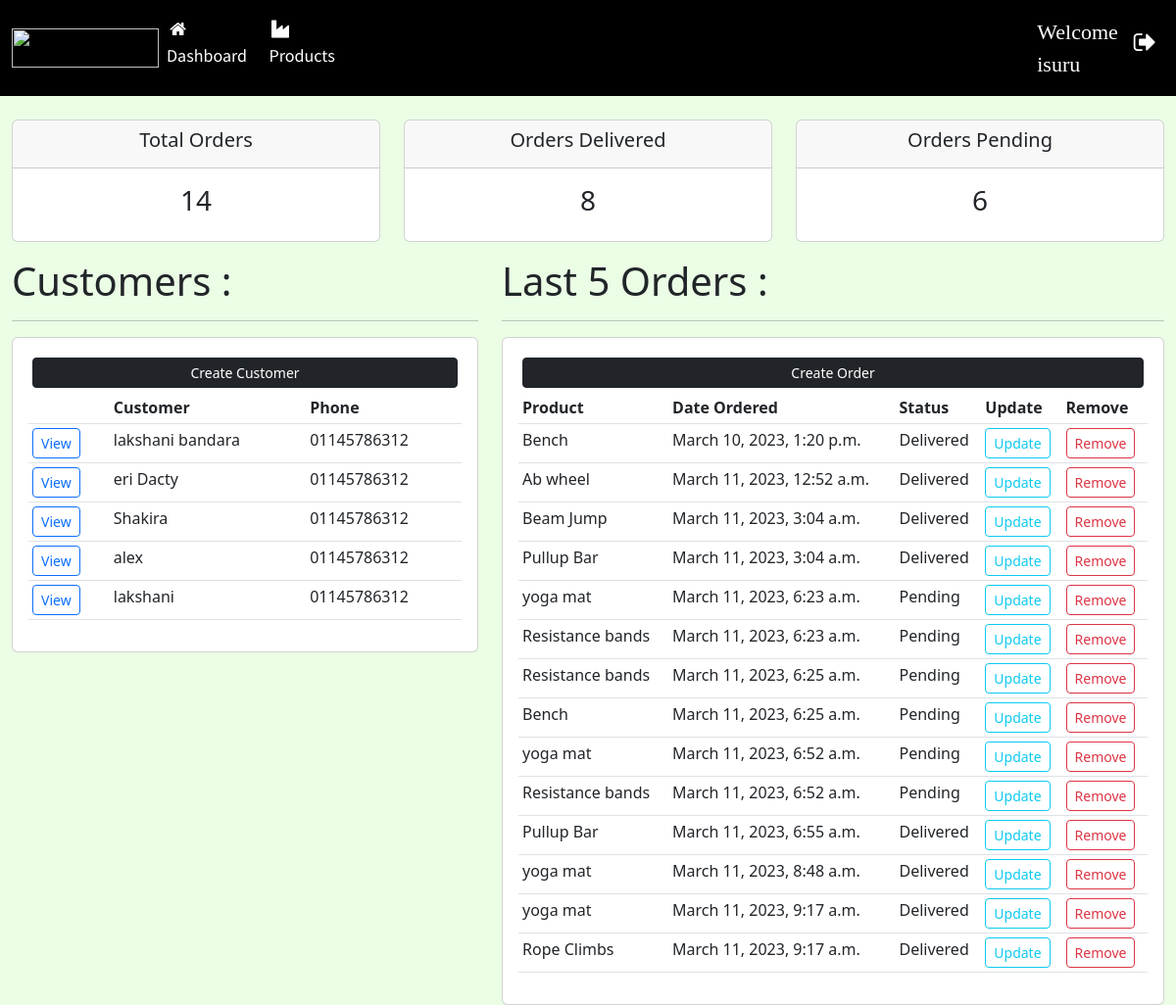
Page / (signed in) on the earlier database version.
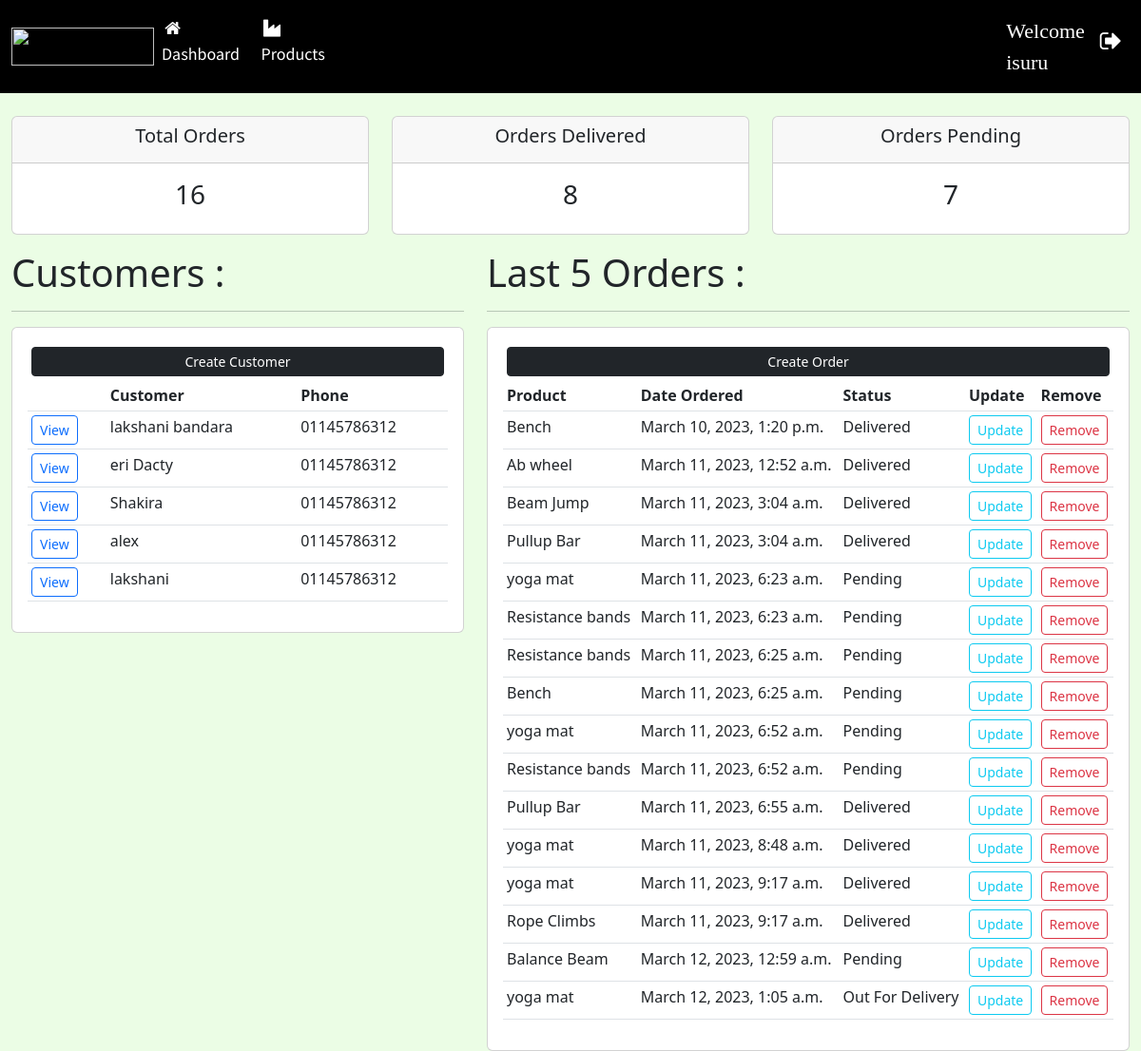
Same page on the later database version.
### accounts/models.py (models this page shows, shortened)
class Customer(models.Model):
    name = models.CharField(max_length=200, null=True)
    phone = models.CharField(max_length=200, null=True)
    email = models.CharField(max_length=200, null=True)
    date_created = models.DateTimeField(auto_now_add=True, null=True)

class Order(models.Model):
    STATUS = (
        ("Pending", "Pending"),
        ("Out For Delivery", "Out For Delivery"),
        ("Delivered", "Delivered"),
    )
    customer = models.ForeignKey(Customer, on_delete=models.SET_NULL, null=True)
    product = models.ForeignKey(Product, on_delete=models.SET_NULL, null=True)
    date_created = models.DateTimeField(auto_now_add=True, null=True)
    status = models.CharField(max_length=200, null=True, choices=STATUS)

class Product(models.Model):
    CATEGORY = (
        ("Indoor", "Indoor"),
        ("Out Door", "Out Door"),
    )
    name = models.CharField(max_length=200, null=True)
    price = models.FloatField(null=True)
    category = models.CharField(max_length=200, null=True, choices=CATEGORY)
    description = models.CharField(max_length=200, null=True)
    date_created = models.DateTimeField(auto_now_add=True, null=True)
    tags = models.ManyToManyField(Tag)
    def __str__(self):
        return self.name

### accounts/views.py (the view)
# urls.py: 2. Add a URL to urlpatterns:  path('', views.home, name='home')
@login_required(login_url="login")
def home(request):
    orders = Order.objects.all()
    customers = Customer.objects.all()
    total_orders = orders.count()
    delivered = orders.filter(status="Delivered").count()
    pending = orders.filter(status="Pending").count()
    out_for_delevery = orders.filter(status="Out For Delivery").count()
    context = {"customers": customers, "orders": orders, "total_orders": total_orders, "delivered": delivered,
               "out_for_delevery": out_for_delevery, "pending": pending}
    return render(request, "Dashboard.html", context)

### templates/Dashboard.html (shortened to what this page needs)
{% extends "Main.html" %}
{% load static %}
{% block content %}
	{% include "status.html" %}
	<div class="container-fluid">
		<div class="row">
			<div class="col-md-5">
				<h5 class="display-6">Customers :</h5>
				<hr/>
				<div class="card card-body">
					<a class="btn btn-dark btn-sm btn-block m-1" href="{% url "create-customer" %}">Create Customer</a>
					<table class="table table-sm">
						<tr>
							<th></th>
							<th>Customer</th>
							<th>Phone</th>
						</tr>
						{% for customer in customers %}
							<tr>
								<td><a class="btn btn-outline-primary btn-sm" href="{% url "customer" customer.id %}">View</a>
								</td>
								<td>{{ customer.name }}</td>
								<td>{{ customer.phone }}</td>
							</tr>
						{% endfor %}
					</table>
				</div>
			</div>
			<div class="col-md-7">
				<h5 class="display-6">Last 5 Orders :</h5>
				<hr/>
				<div class="card card-body">
					<a class="btn btn-dark btn-sm btn-block m-1" href="">Create Order</a>
					<table class="table table-sm">
						<tr>
							<th>Product</th>
							<th>Date Ordered</th>
							<th>Status</th>
							<th>Update</th>
							<th>Remove</th>
						</tr>
						{% for order in orders %}
							<tr>
								<td>{{ order.product }}</td>
								<td>{{ order.date_created }}</td>
								<td>{{ order.status }}</td>
								<td><a class="btn btn-outline-info btn-sm" href="{% url "update-order" order.id %}">Update</a>
								</td>
								<td><a class="btn btn-outline-danger btn-sm" href="{% url "delete-order" order.id %}">Remove</a></td>
							</tr>
						{% endfor %}
					</table>
				</div>
			</div>
		</div>
	</div>
{% endblock %}

Differences in the rows shown:
added Order: product "Balance Beam", date_created "March 12, 2023, 12:59 a.m.", status "Pending"
added Order: product "yoga mat", date_created "March 12, 2023, 1:05 a.m.", status "Out For Delivery"
Other differences:
{{ total_orders }}: "14" → "16"
{{ pending }}: "6" → "7"
